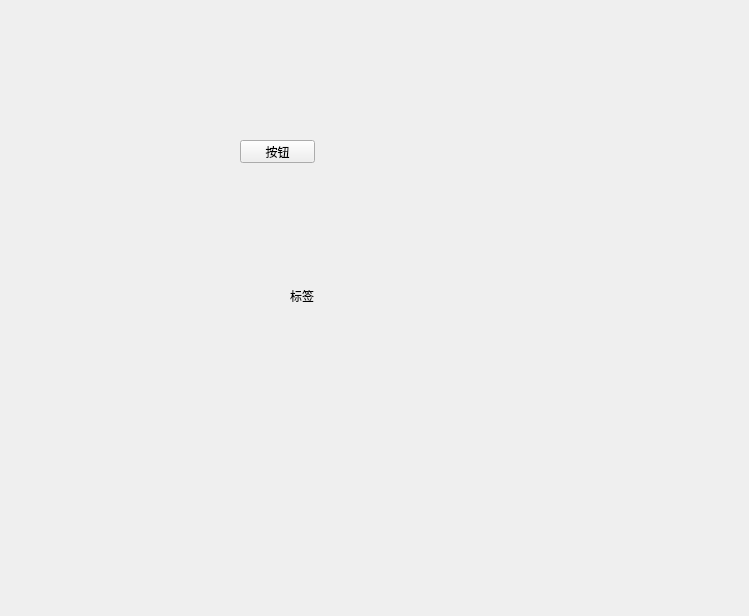
<?xml version="1.0" encoding="UTF-8"?>
<ui version="4.0">
 <class>Form</class>
 <widget class="QWidget" name="Form">
  <property name="geometry">
   <rect>
    <x>0</x>
    <y>0</y>
    <width>749</width>
    <height>616</height>
   </rect>
  </property>
  <property name="windowTitle">
   <string>窗体</string>
  </property>
  <widget class="QPushButton" name="pushButton">
   <property name="geometry">
    <rect>
     <x>240</x>
     <y>140</y>
     <width>75</width>
     <height>23</height>
    </rect>
   </property>
   <property name="text">
    <string>按钮</string>
   </property>
  </widget>
  <widget class="QLabel" name="label">
   <property name="geometry">
    <rect>
     <x>290</x>
     <y>290</y>
     <width>54</width>
     <height>12</height>
    </rect>
   </property>
   <property name="text">
    <string>标签</string>
   </property>
  </widget>
 </widget>
 <resources/>
 <connections/>
</ui>
